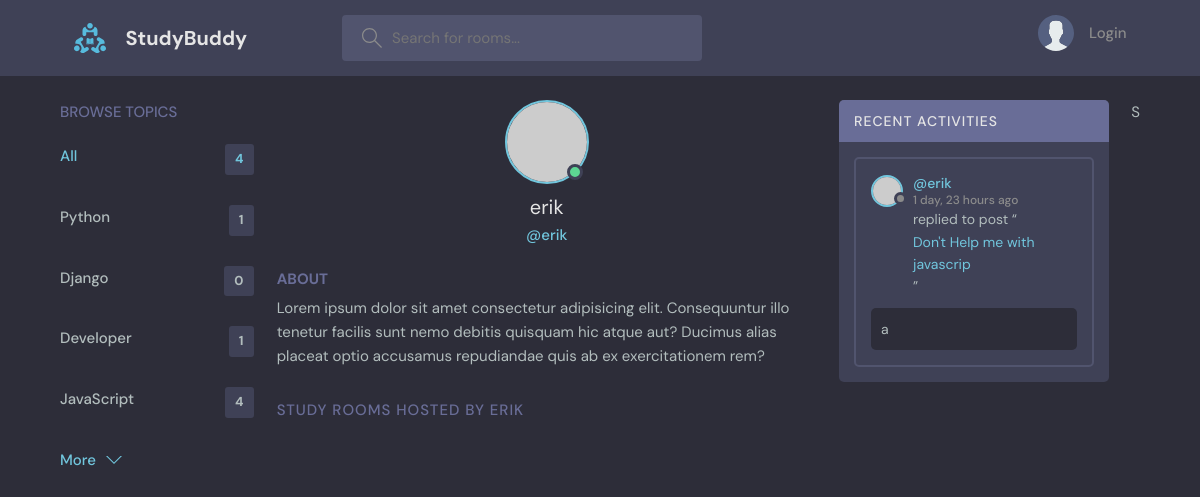
Page /profile/4/ on the earlier database version.
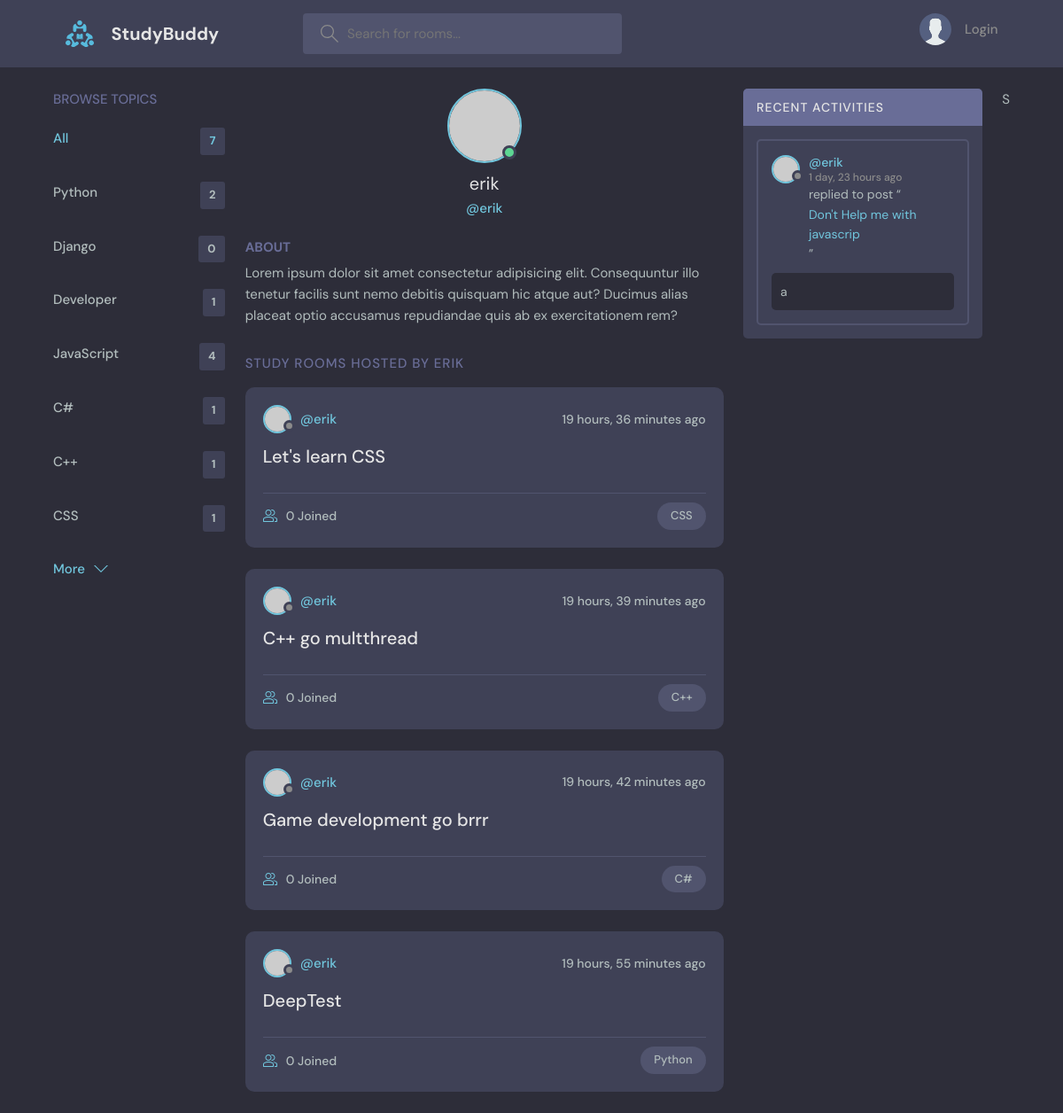
Same page on the later database version.
### base/models.py (models this page shows, shortened)
class Topic(models.Model):
    name = models.CharField(max_length=200)

class Message(models.Model):
    user = models.ForeignKey(User, on_delete=models.CASCADE)
    room = models.ForeignKey(Room, on_delete=models.CASCADE)
    body = models.TextField()
    updated = models.DateTimeField(auto_now=True)
    created = models.DateTimeField(auto_now_add=True)
    class Meta:
        ordering = ['-updated', '-created']

class Room(models.Model):
    host = models.ForeignKey(User, on_delete=models.SET_NULL, null=True)
    topic = models.ForeignKey(Topic, on_delete=models.SET_NULL, null=True)
    name = models.CharField(max_length=200)
    description = models.TextField(null=True, blank=True)
    participants = models.ManyToManyField(User, related_name='participants', blank=True)
    updated = models.DateTimeField(auto_now=True)
    created = models.DateTimeField(auto_now_add=True)
    class Meta:
        ordering = ['-updated', '-created']
    def __str__(self):
        return self.name

### base/views.py (the view)
# urls.py: path('profile/<str:pk>/', views.userProfile, name = "user-profile"),
def userProfile(request, pk):
    user = User.objects.get(id=pk)
    rooms = user.room_set.all()
    room_messages = user.message_set.all()
    topics = Topic.objects.all()
    context = {'user':user, 'rooms':rooms, 'room_messages': room_messages, 'topics':topics}
    return render(request, 'base/profile.html',context)

### base/templates/base/profile.html (shortened to what this page needs)
{% extends 'main.html' %}
{% block content %}
  <main class="profile-page layout layout--3">
    <div class="container">
      {% include 'base/topics_component.html' %}
      <div class="roomList">
        <div class="profile">
          <div class="profile__avatar">
            <div class="avatar avatar--large active">
              <img src="https://randomuser.me/api/portraits/men/11.jpg" />
            </div>
          </div>
          <div class="profile__info">
            <h3>{{user.username}}</h3>
            <p>@{{user.username}}</p>
          </div>
          <div class="profile__about">
            <h3>About</h3>
            <p>
              Lorem ipsum dolor sit amet consectetur adipisicing elit. Consequuntur illo tenetur
              facilis sunt nemo debitis quisquam hic atque aut? Ducimus alias placeat optio
              accusamus repudiandae quis ab ex exercitationem rem?
            </p>
          </div>
        </div>
        <div class="roomList__header">
          <div>
            <h2>Study Rooms Hosted by {{user.username}}</a>
            </h2>
          </div>
        </div>
        {% include 'base/feed_component.html' %}
      </div>
      {% include 'base/activity_component.html' %}
    </div>
  </main>
{% endblock content %}

### templates/main.html (shortened to what this page needs)
<!DOCTYPE html>
{% load static %}
<html lang="en">
  <head>
    <link rel="stylesheet" href="{% static 'styles/style.css' %}" />
  </head>
  <body>
    {% include 'navbar.html' %}
    {% block content %}
    {% endblock %}
  </body>
</html>

### templates/navbar.html (shortened to what this page needs)
{% load static %}
<header class="header header--loggedIn">
    <div class="container">
      <a href="{% url 'home' %}" class="header__logo">
        <img src="{% static 'images/logo.svg' %}" />
        <h1>StudyBuddy</h1>
      </a>
      <form class="header__search" method="GET" action="{% url 'home' %}">
        <label>
          <input name="q" placeholder="Search for rooms..." />
        </label>
      </form>
      <nav class="header__menu">
        {% if request.user.is_authenticated %}
        <div class="header__user">
          <a href="{% url 'update-user' %}">
            <div class="avatar avatar--medium active">
              <img src="https://randomuser.me/api/portraits/men/37.jpg" />
            </div>
            <p>{{request.user.username}} <span>@{{request.user.username}}</span></p>
          </a>
          <button class="dropdown-button">
            <svg version="1.1" xmlns="http://www.w3.org/2000/svg" width="32" height="32" viewBox="0 0 32 32">
              <title>chevron-down</title>
              <path d="M16 21l-13-13h-3l16 16 16-16h-3l-13 13z"></path>
            </svg>
          </button>
        </div>
        {% else %}
        <a href="{% url 'login' %}">
          <img src="{% static 'images/avatar.svg' %}" />
          <p>Login</p>
        </a>
        {% endif %}
      </nav>
    </div>
  </header>

### base/templates/base/topics_component.html
<div class="topics">
    <div class="topics__header">
      <h2>Browse Topics</h2>
    </div>
    <ul class="topics__list">
      <li>
        <a href="{% url 'home' %}" class="active">All <span>{{topics.count}}</span></a>
      </li>
      {% for topic in topics %}
      <li>
        <a href="{% url 'home' %}?q={{topic.name}}">{{topic.name}} <span>{{topic.room_set.all.count}}</span></a>
      </li>
      {% endfor %}
    </ul>
    <a class="btn btn--link" href="topics.html">
      More
      <svg version="1.1" xmlns="http://www.w3.org/2000/svg" width="32" height="32" viewBox="0 0 32 32">
        <title>chevron-down</title>
        <path d="M16 21l-13-13h-3l16 16 16-16h-3l-13 13z"></path>
      </svg>
    </a>
  </div>

### base/templates/base/feed_component.html (shortened to what this page needs)
{% for room in rooms %}
<div class="roomListRoom">
    <div class="roomListRoom__header">
      <a href="{% url 'user-profile' room.host.id %}" class="roomListRoom__author">
        <div class="avatar avatar--small">
          <img src="https://randomuser.me/api/portraits/women/11.jpg" />
        </div>
        <span>@{{room.host.username}}</span>
      </a>
      <div class="roomListRoom__actions">
        <span>{{room.created|timesince}} ago</span>
      </div>
    </div>
    <div class="roomListRoom__content">
      <a href="{% url 'room' room.id %}">{{room.name}}</a>
    </div>
    <div class="roomListRoom__meta">
      <a href="{% url 'room' room.id %}" class="roomListRoom__joined">
        {{room.participants.all.count}} Joined
      </a>
      <p class="roomListRoom__topic">{{room.topic.name}}</p>
    </div>
  </div>
{% endfor %}

### base/templates/base/activity_component.html (shortened to what this page needs)
<div class="activities">
    <div class="activities__header">
      <h2>Recent Activities</h2>
    </div>
    {% for message in room_messages %}
    <div class="activities__box">
      <div class="activities__boxHeader roomListRoom__header">
        <a href="{% url 'user-profile' message.user.id %}" class="roomListRoom__author">
          <div class="avatar avatar--small">
            <img src="https://randomuser.me/api/portraits/women/11.jpg" />
          </div>
          <p>
            @{{message.user}}
            <span>{{message.created|timesince}} ago</span>
          </p>
        </a>
      </div>
      <div class="activities__boxContent">
        <p>replied to post “<a href="{% url 'room' message.room.id %}">{{message.room}}</a>”</p>
        <div class="activities__boxRoomContent">
          {{message.body}}
        </div>
      </div>
    </div>
    {% endfor %}
  </div>S

Differences in the rows shown:
computed for Topic "Python": room_set.all.count "1" → "2"
added Topic: name "C#", room_set.all.count "1"
added Topic: name "C++", room_set.all.count "1"
added Topic: name "CSS", room_set.all.count "1"
added Room: host.username "erik", created "19 hours, 36 minutes", name "Let's learn CSS", participants.all.count "0", topic.name "CSS"
added Room: host.username "erik", created "19 hours, 39 minutes", name "C++ go multthread", participants.all.count "0", topic.name "C++"
added Room: host.username "erik", created "19 hours, 42 minutes", name "Game development go brrr", participants.all.count "0", topic.name "C#"
added Room: host.username "erik", created "19 hours, 55 minutes", name "DeepTest", participants.all.count "0", topic.name "Python"
Other differences:
{{ topics.count }}: "4" → "7"
